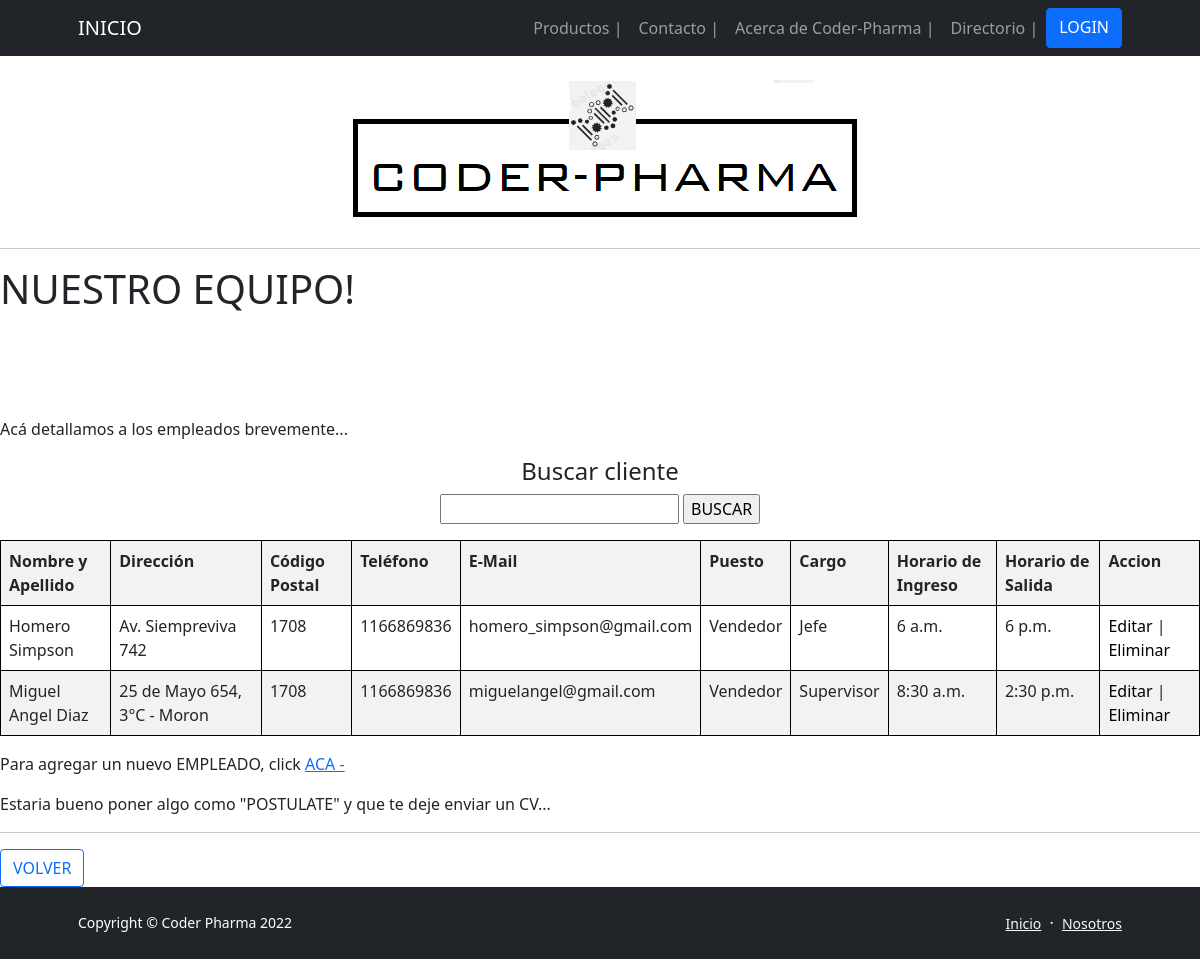
Screenshot of /App-Drogueria/Empleados with the database file from the repository.
### App_DROGUERIA/models.py (models this page shows, shortened)
class EMPLEADO(models.Model):
    nombre = models.CharField(max_length=50)
    apellido = models.CharField(max_length=50)
    direccion = models.CharField(max_length=50)
    codigoPostal = models.IntegerField()
    telefono = models.CharField(max_length=50)
    eMail = models.EmailField(max_length=50)
    puesto = models.CharField(max_length=50)
    cargo = models.CharField(max_length=50)
    horarioIngreso = models.TimeField()
    horarioSalida = models.TimeField()

### App_DROGUERIA/views.py (the view)
# urls.py: path('Empleados', Empleados, name = "06_Empleados"),
def Empleados (request):
    empleados = EMPLEADO.objects.all()
    return render(request,"06 - Empleados.html", {"Personal": empleados})

### App_DROGUERIA/Templates/06 - Empleados.html
{% extends '00 - ORIGEN (b).html' %}
{% load static %}
{% block blockname %}
</head>
    <body>
        <br>
        <p class="text-center"><img class="img-fluid rounded mb-5 mb-lg-0" src="http://127.0.0.1:8000/media/imagenes/Membrete_Coder-Pharma.png" alt="..." /></p>
        <hr>
        <h1> NUESTRO EQUIPO! </h1>
        <br>
        <br>
        <br>
        <br>
        <p> Acá detallamos a los empleados brevemente... </p>
        <center>
            <h4 class="text-center"> Buscar cliente </h4>
            <form action="{% url '06_BuscarEmpleado' %}" method="GET"> {% csrf_token %}
            <p><input type="text" name="nombre">
            <input type="submit" value="BUSCAR">
            </p>
            <table class="table table-striped">
                <tr>
                    <th>Nombre y Apellido </th>
                    <th>Dirección</th>
                    <th>Código Postal</th>
                    <th>Teléfono</th>
                    <th>E-Mail</th>
                    <th>Puesto</th>
                    <th>Cargo</th>
                    <th>Horario de Ingreso</th>
                    <th>Horario de Salida</th>
                    <th>Accion</th>
                </tr>
                    {% for empleado in Personal %}
                <tr>
                    <td>{{empleado.nombre}} {{empleado.apellido}}</td>
                    <td>{{empleado.direccion}}</td>
                    <td>{{empleado.codigoPostal}}</td>
                    <td>{{empleado.telefono}}</td>
                    <td>{{empleado.eMail}}</td>
                    <td>{{empleado.puesto}}</td>
                    <td>{{empleado.cargo}}</td>
                    <td>{{empleado.horarioIngreso}}</td>
                    <td>{{empleado.horarioSalida}}</td>
                    <td>
                        <a style="color: black; text-decoration: none" href="{% url '06_EditaEmpleado' empleado.id %}">Editar</a> |
                        <a style="color: black; text-decoration: none" href="{% url '06_EliminaEmpleado' empleado.id %}">Eliminar</a>
                    </td>
                </tr>
                    {% endfor %}
            </table>
        </center>
        <p> Para agregar un nuevo EMPLEADO, click  <a href="{% url '06_AgregaEmpleado' %}"> ACA -</a> </p>
        <p> Estaria bueno poner algo como "POSTULATE" y que te deje enviar un CV... </p>
        <hr>
            <a href="{% url '04_AcercadeCoderPharma' %}" class="btn btn-outline-primary" disabled> VOLVER</a>
    </body>
</html>
{% endblock blockname %}

### App_DROGUERIA/Templates/00 - ORIGEN (b).html (style rules this page uses)
table, th, td { border: 1px solid black; }

### rows the page displays
EMPLEADO: nombre "Homero", apellido "Simpson", direccion "Av. Siempreviva 742", codigoPostal "1708", telefono "1166869836", eMail "homero_simpson@gmail.com", puesto "Vendedor", cargo "Jefe", horarioIngreso "6 a.m.", horarioSalida "6 p.m."
EMPLEADO: nombre "Miguel Angel", apellido "Diaz", direccion "25 de Mayo 654, 3°C - Moron", codigoPostal "1708", telefono "1166869836", eMail "miguelangel@gmail.com", puesto "Vendedor", cargo "Supervisor", horarioIngreso "8:30 a.m.", horarioSalida "2:30 p.m."
